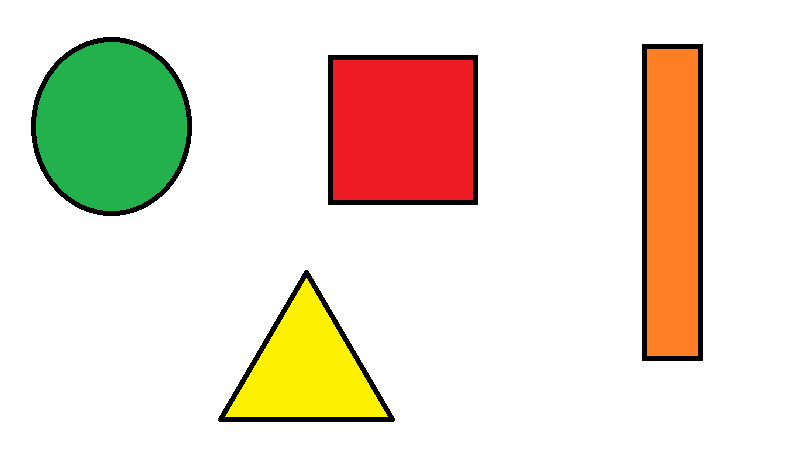
//> input picture code/q4_test.png, 804 x 458 px
$ ./q4   (built with g++ and OpenCV 4)
//> lines starting //> are read from the running program, lines starting //| are printed output that depends on the picture; after the words box and inside, x2 and y2 are one past the last pixel; in counts of white or black regions, pixels touching at a corner belong together

#include <opencv2/imgcodecs.hpp>
#include <opencv2/highgui.hpp>
#include <opencv2/imgproc.hpp>
#include <iostream>

using namespace cv;
using namespace std;


int main() {
    string path = "../q4_test.png";
    Mat img = imread(path);
//> img is the input picture: 458 rows x 804 cols, CV_8UC3; mean B, G, R 208.4, 224.7, 233.9
    Mat Gray, Blur, imgCanny, Dila;
    Mat kernel = getStructuringElement(MORPH_RECT, Size(3, 3));

    cvtColor(img, Gray, COLOR_BGR2GRAY, 0);
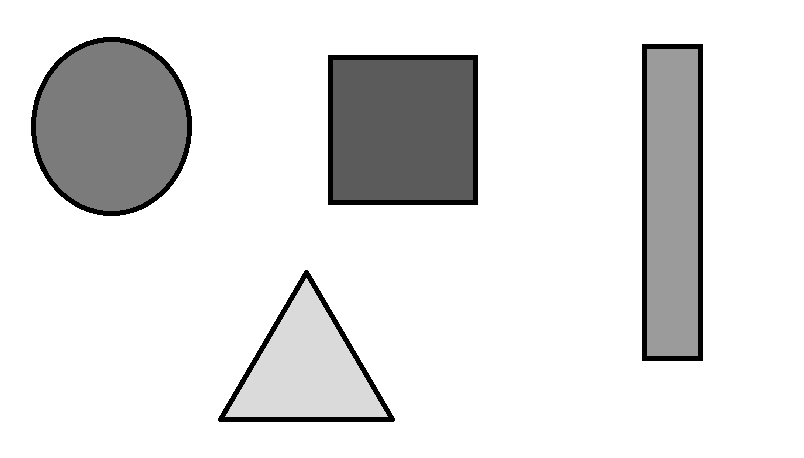
//> Gray: 458 rows x 804 cols, CV_8UC1; min 0, max 255, mean 225.6
    GaussianBlur(Gray, Blur, Size(65, 65), 1, 1);
    Canny(Blur, imgCanny, 40, 120);
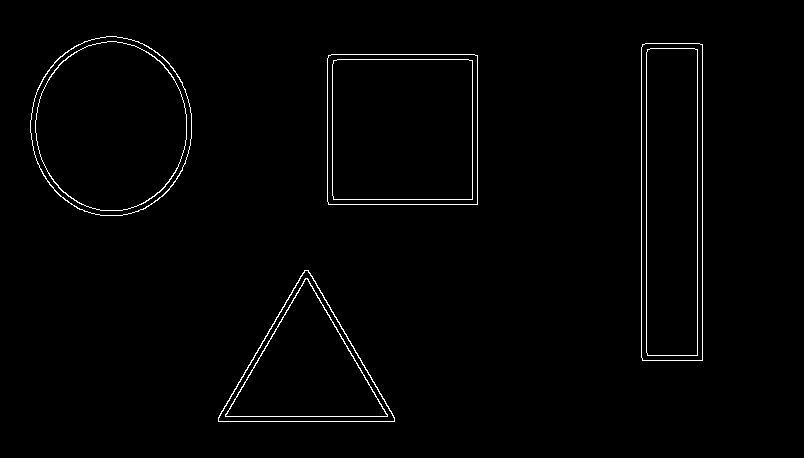
//> imgCanny: 458 rows x 804 cols, CV_8UC1; 1.4% white in thin lines or dots, all inside (x1, y1, x2, y2) = (30, 36, 703, 422)
    dilate(imgCanny, Dila, kernel);
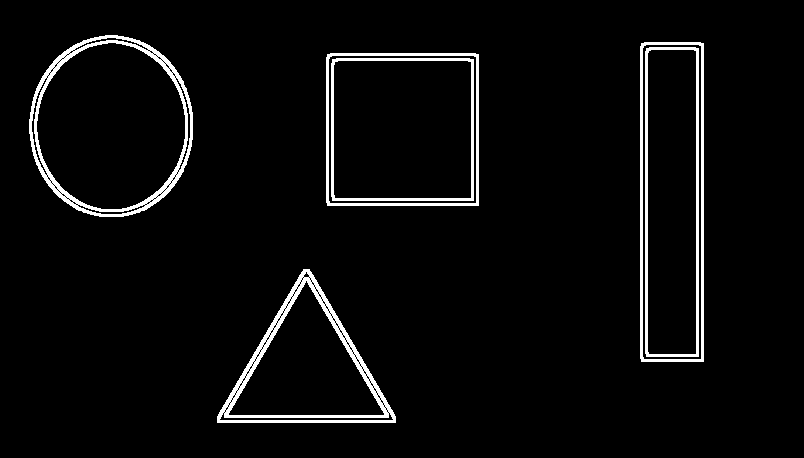
//> Dila: 458 rows x 804 cols, CV_8UC1; 4.2% white; 6 white regions

    vector<vector<Point>> contour;
    vector<Vec4i> hierarchy;
    findContours(Dila, contour, hierarchy, RETR_EXTERNAL, CHAIN_APPROX_TC89_KCOS);
//> contour = 4 contours; box (x1, y1, x2, y2) and area: (29, 35, 193, 217) 23488, (326, 53, 479, 206) 23093, (640, 42, 704, 362) 20086, (217, 269, 396, 423) 14740

    vector<vector<Point>> conPoly(contour.size());
//> conPoly = 4 empty contours
    vector<Rect> boundRect(contour.size());
    for (int i = 0; i < contour.size(); i++) {
        int area = contourArea(contour[i]);

        string objectType;

        if (area > 1200)
        {
            float peri = arcLength(contour[i], true);
            approxPolyDP(contour[i], conPoly[i], 0.03 * peri, true);

            boundRect[i] = boundingRect(conPoly[i]);

            int objCor = (int) conPoly[i].size();
            if (objCor == 3) {
                objectType = "Triangle";
                drawContours(img, conPoly, i, Scalar(255, 0, 255), 2);
                rectangle(img, boundRect[i].tl(), boundRect[i].br(), Scalar(0.255, 0), 5);
                putText(img, objectType, {boundRect[i].x, boundRect[i].y - 5}, 1, FONT_HERSHEY_PLAIN,
                        Scalar(0, 69, 255), 1);
            } else if (objCor == 4) {
                float aspRatio = (float) boundRect[i].width / boundRect[i].height;
                cout << aspRatio << endl;
                if (aspRatio > 0.95 && aspRatio < 1.05) {
                    objectType = "Square";
                    drawContours(img, conPoly, i, Scalar(255, 0, 255), 2);
                    rectangle(img, boundRect[i].tl(), boundRect[i].br(), Scalar(0.255, 0), 5);
                    putText(img, objectType, {boundRect[i].x, boundRect[i].y - 5}, 1, FONT_HERSHEY_PLAIN,
                            Scalar(0, 69, 255), 1);
                } else {
                    objectType = "Rectangle";
                    drawContours(img, conPoly, i, Scalar(255, 0, 255), 2);
                    rectangle(img, boundRect[i].tl(), boundRect[i].br(), Scalar(0.255, 0), 5);
                    putText(img, objectType, {boundRect[i].x, boundRect[i].y - 5}, 1, FONT_HERSHEY_PLAIN,
                            Scalar(0, 69, 255), 1);
                }
            } else if (objCor > 4) {
                objectType = "Circle";
                drawContours(img, conPoly, i, Scalar(255, 0, 255), 2);
                rectangle(img, boundRect[i].tl(), boundRect[i].br(), Scalar(0.255, 0), 5);
                putText(img, objectType, {boundRect[i].x, boundRect[i].y - 5}, 1, FONT_HERSHEY_PLAIN,
                        Scalar(0, 69, 255), 1);
            }
        }
    }
//> this loop made 4 passes
//> (area, peri, objCor, aspRatio) on passes 2 to 3: (23093, 605.7, 4, 1), (20086, 761.7, 4, 0.2)
//> (area, peri, objCor) on passes 1, 4: (14740, 536.7, 3), (23487, 547.7, 8)
//| 1
//| 0.2
//> pass 1, `putText(img, objectType, {boundRect[i].x, boundRect[i].y - 5}, 1, FONT..`:
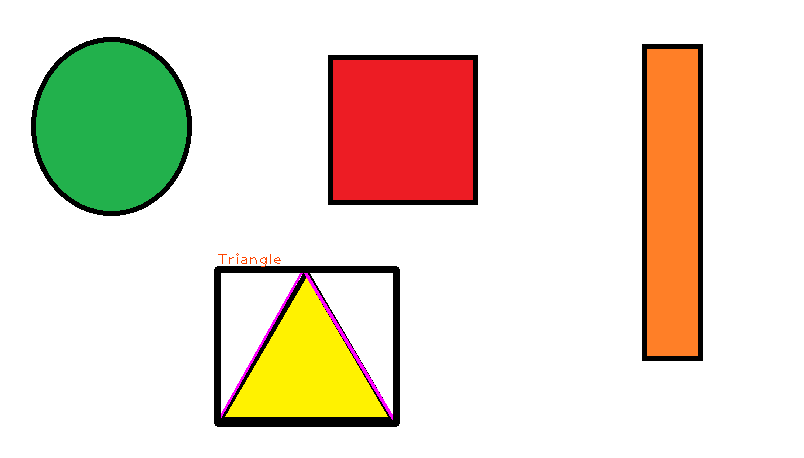
//> img: 458 rows x 804 cols, CV_8UC3; 1.45% of pixels changed, all inside (x1, y1, x2, y2) = (214, 253, 400, 427)
//> pass 2, `putText(img, objectType, {boundRect[i].x, boundRect[i].y - 5}, 1, FONT..`:
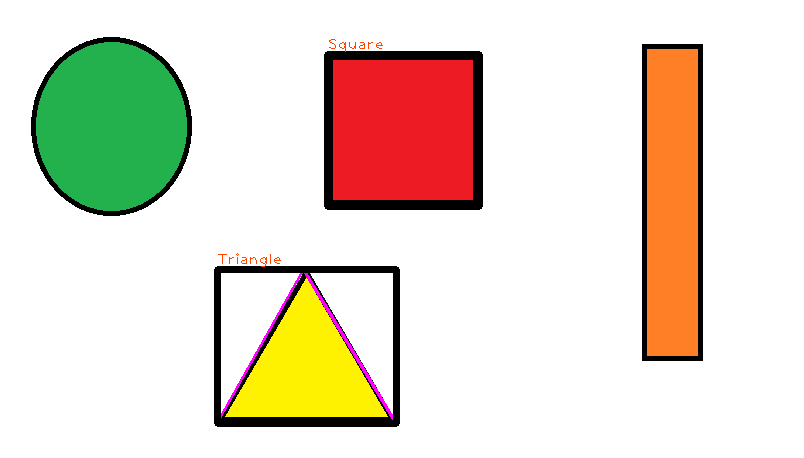
//> img: 458 rows x 804 cols, CV_8UC3; 0.78% of pixels changed, all inside (x1, y1, x2, y2) = (324, 39, 483, 210)
//> pass 3, `putText(img, objectType, {boundRect[i].x, boundRect[i].y - 5}, 1, FONT..`:
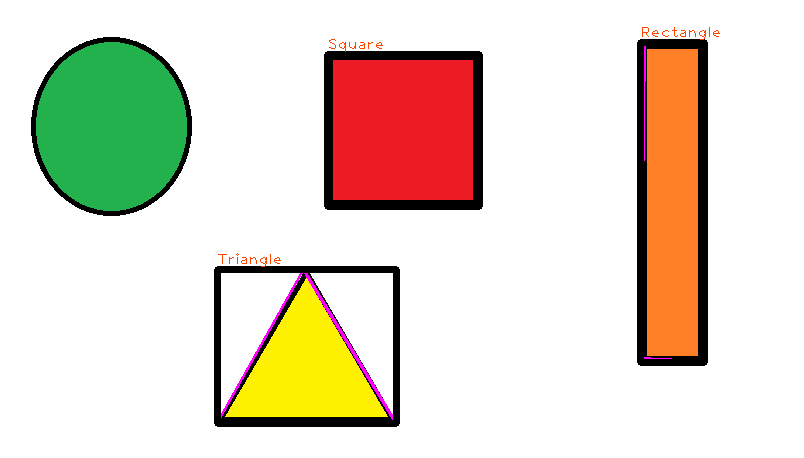
//> img: 458 rows x 804 cols, CV_8UC3; 1.14% of pixels changed, all inside (x1, y1, x2, y2) = (637, 27, 720, 366)
//> after the loop:
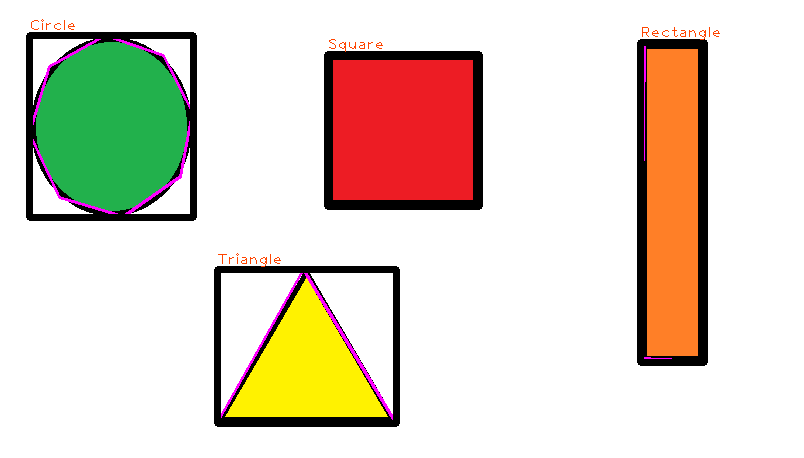
//> img: 458 rows x 804 cols, CV_8UC3; 1.63% of pixels changed, all inside (x1, y1, x2, y2) = (26, 19, 197, 221)


    imshow("Img", img);

    waitKey(0);
}
